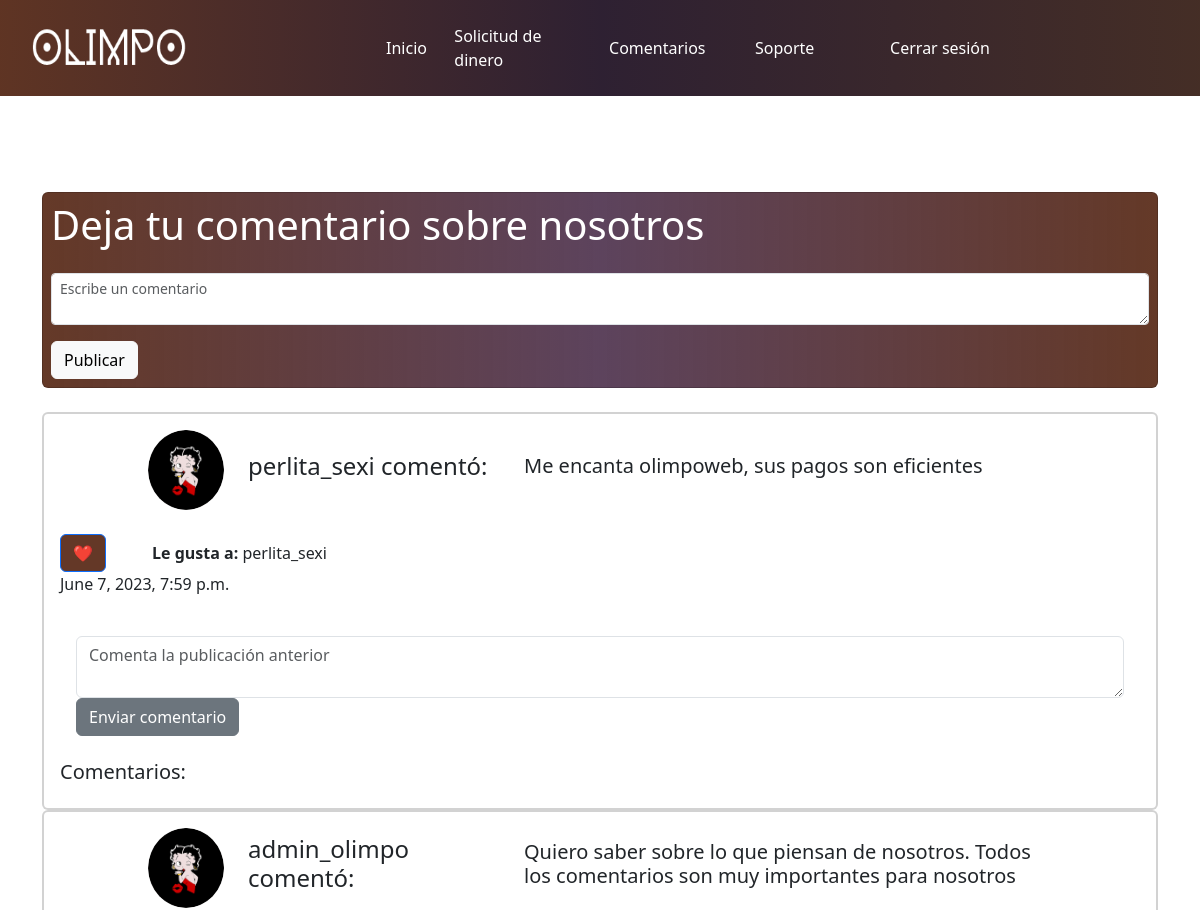
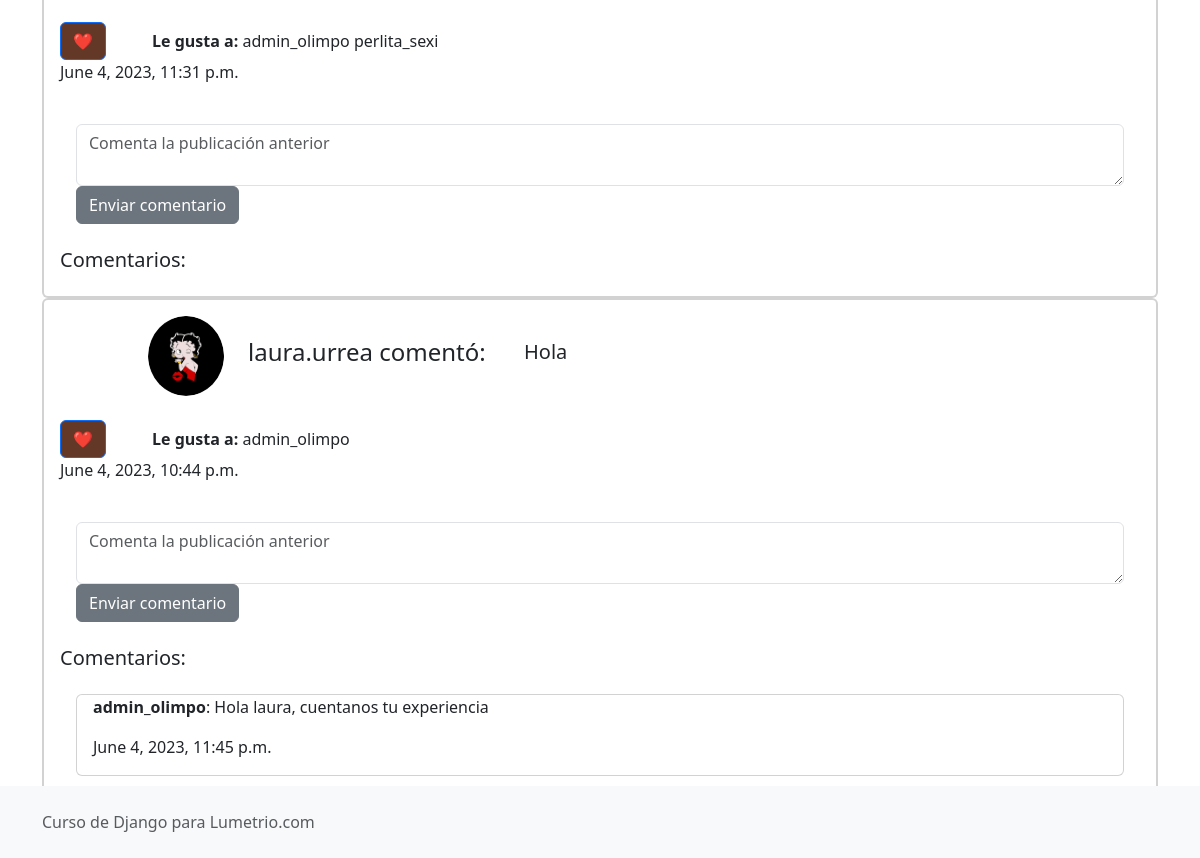
The page /comment/ (signed in) on the database its author committed (2 pictures, top to bottom).
### base/models.py (models this page shows, shortened)
class Post(models.Model):
    text= models.TextField()
    created = models.DateTimeField(auto_now_add=True)
    user = models.ForeignKey(User, null=True, on_delete=models.SET_NULL)

class Like(models.Model):
    user = models.ForeignKey(User, null=True, on_delete=models.SET_NULL)
    created = models.DateTimeField(auto_now_add=True)
    post = models.ForeignKey(Post, on_delete=models.CASCADE)

class Comment(models.Model):
    text= models.TextField()
    post=models.ForeignKey(Post, on_delete=models.CASCADE)
    created = models.DateTimeField(auto_now_add=True)
    user = models.ForeignKey(User, null=True, on_delete=models.SET_NULL)

### base/views.py (the view)
# urls.py: path('comment/',views.publications),
def publications(request):
    usuario = User.objects.get(username=request.user)
    posts= Post.objects.all().order_by('-created')
    if len(posts) == 0: posts = None
    data = {'usuario':usuario, 'posts': posts}
    return render (request,'comment.html', data)

### base/templates/comment.html (shortened to what this page needs)
{% extends "layouts/main.html" %}
{% load static %}
{% block content %}
<form class="card custom-card p-2" method="POST" action="/publish/">
    <h1>Deja tu comentario sobre nosotros</h1>
    <div class="form-group my-3 ">
        <textarea class="form-control form-control-sm" placeholder="Escribe un comentario" name="text">{% if post is not None %}{{post.text}}{% endif %}</textarea>
    </div>
    <div class="text">
        <button class="btn btn-light" type="submit">Publicar</button>
    </div>
</form>
<br/>
{% for p in posts %}
<div class="card border-card p-3 ">
    <div class="row d-flex align-items-center justify-content-center">
        <img class="col-lg-1 col-6"src="{% static 'images/models.png' %}" alt="mi imagen" style="border-radius: 50%; width: 100px; height: 80px;">
        <h4 class="col-lg-3 col-6">{{p.user}} comentó: </h4>
        <h5 class="col-lg-6 col-12">{{p.text}}</h5>
    </div>
    <br/>
    <div class="row d-flex align-items-center justify-content-center">
        <div class="col-1">
            <form method="POST" action="/megusta/">
                <button class="btn btn-primary custom-button" type="submit">❤️</button>
            </form>
        </div>
        <div class="col-11">
            <span><b>Le gusta a:</b> </span>
            {% for m in p.like_set.all %}
            <span>{{m.user}} </span>
            {% endfor %}
        </div>
    </div>
    <p>{{p.created}}</p>
    <br/>
    <div class="">
        <div class="px-3">
            {% if request.user.is_superuser %}
            <form method="POST" action="/comentario/">
                <div class="form-group">
                    <textarea class="form-control" name="text" placeholder="Comenta la publicación anterior"></textarea>
                </div>
                <button class="btn btn-secondary" type="submit">Enviar comentario</button>
            </form>
            {% endif %}
        </div>
    </div>
    <br/>
    <h5>Comentarios:</h5>
    {% for c in p.comment_set.all %}
        <div class="p-3">
            <div class="card px-3">
                <p><b>{{c.user}}</b>: {{ c.text }}</p>
                <p>{{c.created}} </p>
            </div>
        </div>
    {% endfor %}
</div>
{% endfor %}
{% endblock %}

### base/templates/layouts/main.html (shortened to what this page needs)
<!DOCTYPE html>
<html lang="en">
<head>
    {% load static %}
    <link href="https://cdn.jsdelivr.net/npm/bootstrap@5.3.0-alpha3/dist/css/bootstrap.min.css" rel="stylesheet">
</head>
<body>
    <header>
        <nav class="row navbar navbar-expand-md navbar-dark fixed-top bg-dark ">
            <div class="row d-flex align-items-center justify-content-center">
                <img class="col-lg-4 col-12" src="{% static 'images/Titulob.png' %}" alt="mi imagen" style=" width: 250px; height: 80px;">
                <div class="col-lg-6 col-12 collapse navbar-collapse d-flex align-items-center justify-content-center" id="navbarCollapse">
                    <ul class="row navbar-nav mr-auto ">
                        {% if request.user.is_authenticated%}
                        <li class="col-lg-1 col-12 nav-item active d-flex align-items-center justify-content-center">
                            <a class="nav-link" href="/">Inicio</a>
                        </li>
                        <li class="col-lg-3 col-12 nav-item d-flex align-items-center justify-content-center">
                            <a class="nav-link" href="/pay">Solicitud de dinero</a>
                        </li>
                        <li class="col-lg-2 nav-item d-flex align-items-center justify-content-center">
                            <a class="nav-link" href="/comment">Comentarios</a>
                        </li>
                        {% endif %}
                        <li class="col-lg-2 nav-item m-3 d-flex align-items-center justify-content-center">
                            <a class="nav-link" href="/soport">Soporte</a>
                        </li>
                        {% if request.user.is_authenticated%}
                        <li class="col-lg-3 nav-item d-flex align-items-center justify-content-center">
                            <a class="nav-link" href="/logout">Cerrar sesión</a>
                        </li>
                        {% else %}
                        <li class="col-lg-3 nav-item d-flex align-items-center justify-content-center">
                            <a class="nav-link" href="/login">Iniciar sesión</a>
                        </li>
                        {% endif %}
                    </ul>
                </div>
            </div>
        </nav>
    </header>
    <main role="main" class="container my-5">
        <div class='p-lg-5 p-5 '></div>
        <div class="py-4">
        </div>
        <div id="content">
            {% block content %}
            {% endblock %}
        </div>
    </main>
    <footer class="footer bg-light p-4 fixed-bottom">
        <div class="container">
            <span class="text-muted">Curso de Django para Lumetrio.com</span>
        </div>
    </footer>
</body>
</html>

### base/templates/layouts/main.html (style rules this page uses)
.navbar { background: linear-gradient(to right, #613523fa, #3b1c3b80, #6135238f); }
.navbar-nav .nav-link { color: white; }

### base/templates/comment.html (style rules this page uses)
.custom-card { background: linear-gradient(to right, #613523fa, #3b1c3bd3, #613523fa); color: white; }
.border-card { border-width: 2px; border-style: solid; }
.custom-button { background-color: #613523fa; color: #ffffff; }

### rows shown on the page
Post: user "perlita_sexi", text "Me encanta olimpoweb, sus pagos son eficientes", created "June 7, 2023, 7:59 p.m."
Like: user "perlita_sexi"
Post: user "admin_olimpo", text "Quiero saber sobre lo que piensan de nosotros. Todos los comentarios son muy importantes para nosotros", created "June 4, 2023, 11:31 p.m."
Like: user "admin_olimpo"
Like: user "perlita_sexi"
Post: user "laura.urrea", text "Hola", created "June 4, 2023, 10:44 p.m."
Like: user "admin_olimpo"
Comment: user "admin_olimpo", text "Hola laura, cuentanos tu experiencia", created "June 4, 2023, 11:45 p.m."
